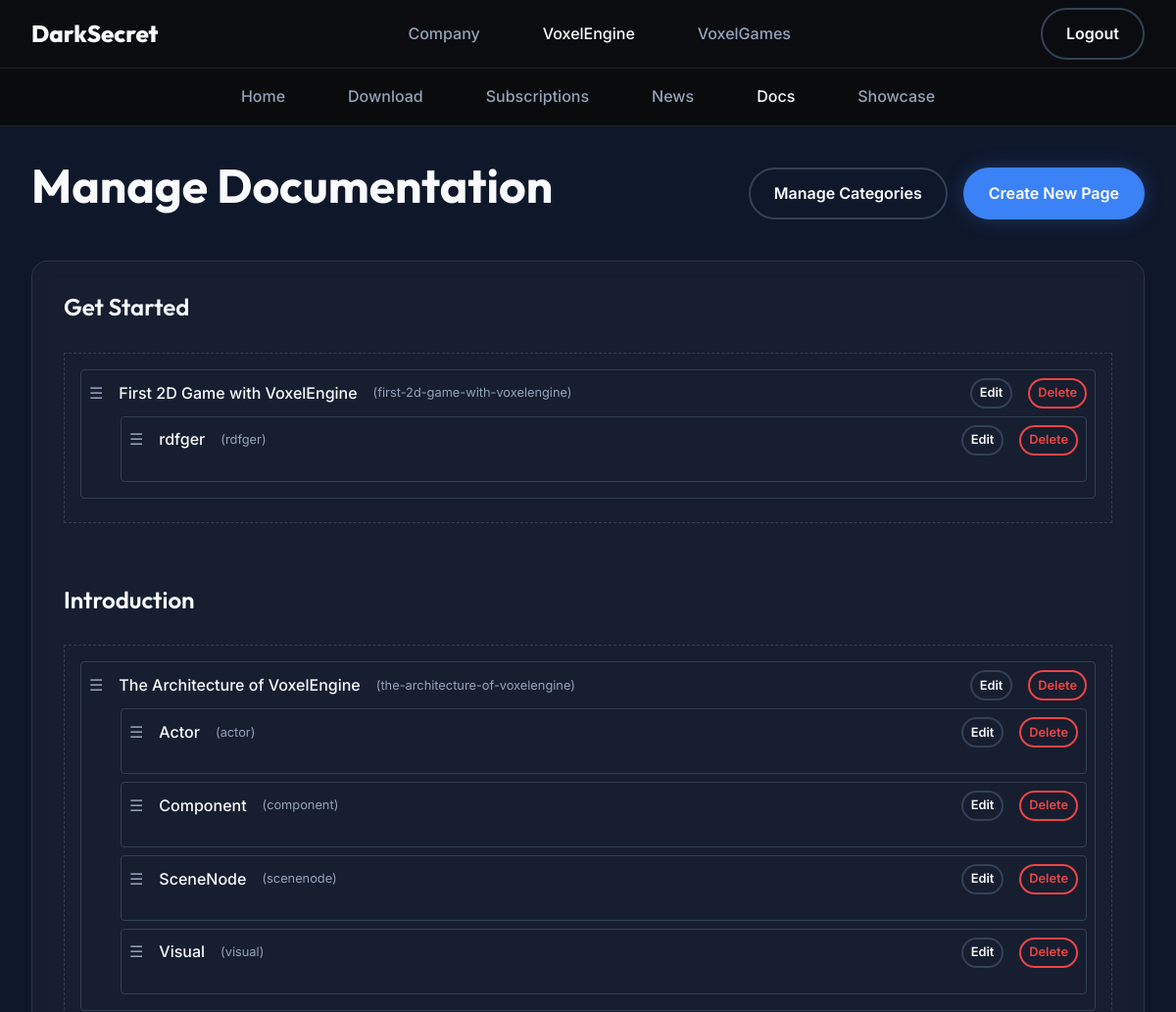
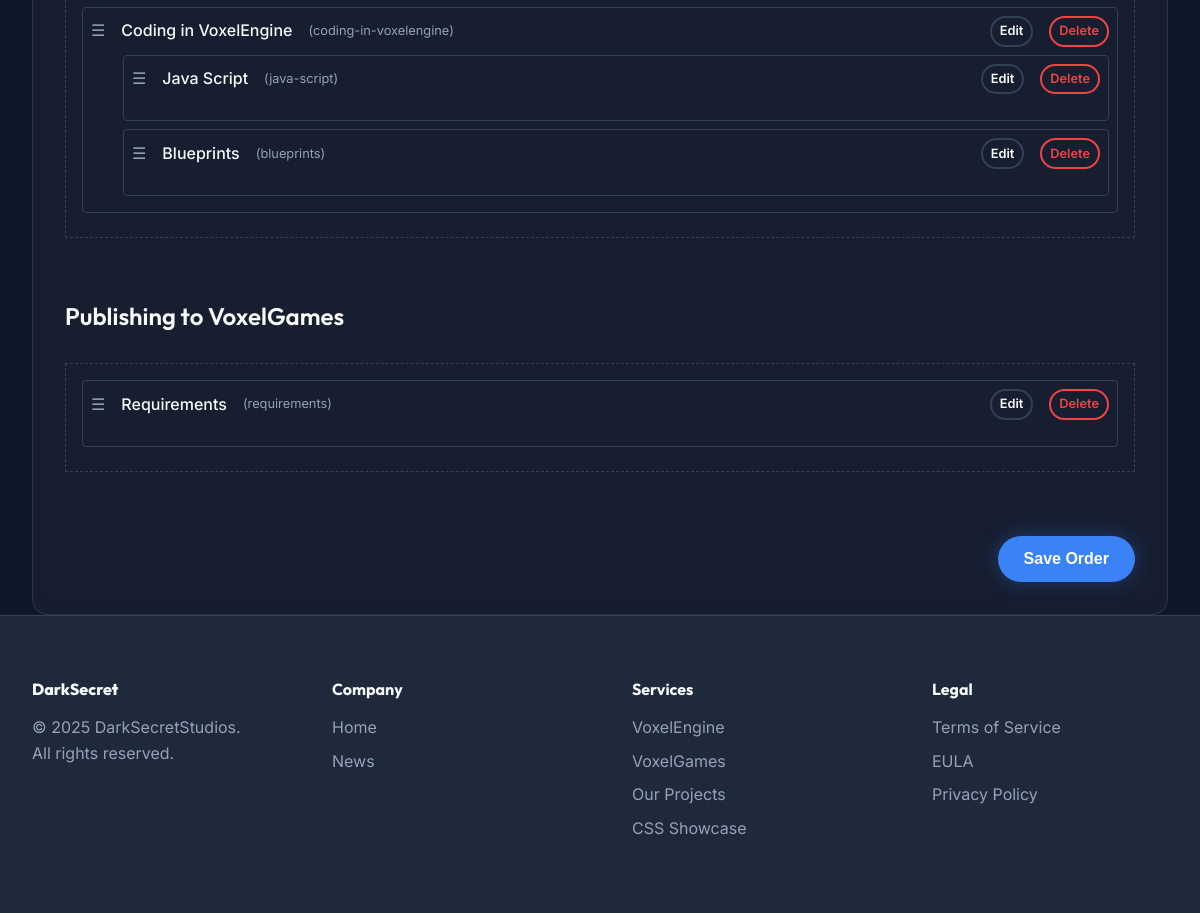
/voxelengine/docs/manage/ (signed in), run on the app's committed database (2 pictures, top to bottom).
### voxelengine/models.py (models this page shows, shortened)
class DocumentationCategory(models.Model):
    title = models.CharField(max_length=100)
    slug = models.SlugField(unique=True, blank=True)
    order = models.IntegerField(default=0)
    class Meta:
        verbose_name_plural = "Documentation Categories"
        ordering = ['order', 'title']

class DocumentationPage(models.Model):
    category = models.ForeignKey(DocumentationCategory, on_delete=models.CASCADE, related_name='pages')
    parent = models.ForeignKey('self', null=True, blank=True, related_name='children', on_delete=models.CASCADE)
    title = models.CharField(max_length=200)
    slug = models.SlugField(blank=True)
    content = models.TextField(help_text="HTML")
    order = models.IntegerField(default=0)
    created_at = models.DateTimeField(auto_now_add=True)
    updated_at = models.DateTimeField(auto_now=True)
    class Meta:
        ordering = ['category__order', 'order', 'title']
        unique_together = ('category', 'slug')

### voxelengine/views.py (the view)
# urls.py: path('docs/manage/', docs_manage_list, name='docs_manage_list'),
@user_passes_test(is_staff)
def docs_manage_list(request):
    pages = DocumentationPage.objects.all()
    return render(request, 'voxelengine/docs/manage_list.html', {'pages': pages})

### voxelengine/views.py (called while the page is built)
def is_staff(user):
    return user.is_staff

### voxelengine/templates/voxelengine/docs/manage_list.html (shortened to what this page needs)
{% extends 'voxelengine/veBase.html' %}
{% block voxelengine_content %}
<div class="container" style="padding-top: 2rem;">
    <div class="flex justify-between items-center mb-md">
        <h2>Manage Documentation</h2>
        <div class="flex gap-sm">
            <a href="{% url 'voxelengine:docs_manage_category_list' %}" class="btn btn-outline">Manage Categories</a>
            <a href="{% url 'voxelengine:docs_manage_create' %}" class="btn btn-primary">Create New Page</a>
        </div>
    </div>
    <div class="card">
        {% regroup pages|dictsort:"category.id" by category as category_list %}
        {% for category in category_list %}
        <div class="mb-lg">
            <h3 class="mb-md">{{ category.grouper.title }}</h3>
            <ul class="nested-sortable-list root-list" data-category="{{ category.grouper.id }}" style="min-height: 20px; border: 1px dashed var(--color-border); padding: 1rem;">
                {% for page in category.list %}
                    {% if not page.parent %}
                        {% include 'voxelengine/docs/_manage_list_item.html' with page=page %}
                    {% endif %}
                {% endfor %}
            </ul>
        </div>
        {% endfor %}
        <div class="mt-md text-right">
            <button id="save-order-btn" class="btn btn-primary">Save Order</button>
        </div>
    </div>
</div>
{% endblock %}

### voxelengine/templates/voxelengine/docs/_manage_list_item.html
<li class="nested-sortable-item" data-id="{{ page.id }}" style="margin-bottom: 0.5rem; background: var(--color-bg-secondary); border: 1px solid var(--color-border); border-radius: 4px; padding: 0.5rem;">
    <div class="flex justify-between items-center">
        <div class="flex items-center gap-sm">
            <span class="drag-handle" style="cursor: move; color: var(--color-text-muted);">☰</span>
            <span style="font-weight: 500;">{{ page.title }}</span>
            <span style="font-size: 0.8rem; color: var(--color-text-muted);">({{ page.slug }})</span>
        </div>
        <div class="flex gap-sm">
            <a href="{% url 'voxelengine:docs_manage_edit' page.pk %}" class="btn btn-sm btn-outline" style="padding: 0.2rem 0.5rem; font-size: 0.8rem;">Edit</a>
            <a href="{% url 'voxelengine:docs_manage_delete' page.pk %}" class="btn btn-sm btn-outline" style="padding: 0.2rem 0.5rem; font-size: 0.8rem; color: #ef4444; border-color: #ef4444;">Delete</a>
        </div>
    </div>
    <ul class="nested-sortable-list" style="min-height: 10px; padding-left: 2rem; margin-top: 0.5rem;">
        {% for child in page.children.all %}
            {% include 'voxelengine/docs/_manage_list_item.html' with page=child %}
        {% endfor %}
    </ul>
</li>

### static/style/base/_variables.css (style rules this page uses)
:root { --font-main: 'Inter', BlinkMacSystemFont, 'Segoe UI', Roboto, Oxygen, Ubuntu, Cantarell, 'Open Sans', 'Helvetica Neue', sans-serif; --font-display: 'Outfit', 'Inter', sans-serif; --space-xs: 0.5rem; --space-sm: 1rem; --space-md: 2rem; --space-lg: 4rem; --space-xl: 8rem; --radius-sm: 4px; --radius-md: 8px; --radius-lg: 16px; --radius-xl: 24px; --radius-full: 9999px; --transition-fast: 0.2s ease; --transition-normal: 0.3s cubic-bezier(0.4, 0, 0.2, 1); --transition-slow: 0.5s ease; --color-bg: #ffffff; --color-bg-alt: #f8f9fa; --color-text: #1a1a1a; --color-text-muted: #666666; --color-border: #e5e5e5; --color-primary: #000000; --color-primary-hover: #333333; --color-primary-text: #ffffff; --color-secondary: #f0f0f0; --color-secondary-hover: #e0e0e0; --color-secondary-text: #1a1a1a; --shadow-sm: 0 2px 4px rgba(0, 0, 0, 0.05); --shadow-md: 0 4px 12px rgba(0, 0, 0, 0.08); --shadow-lg: 0 12px 24px rgba(0, 0, 0, 0.12); --navbar-height: 70px; }
[data-theme="engine"] { --color-bg: #0f172a; --color-bg-alt: #1e293b; --color-text: #f8fafc; --color-text-muted: #94a3b8; --color-border: #334155; --color-primary: #3b82f6; --color-primary-hover: #2563eb; --color-primary-text: #ffffff; --color-secondary: rgba(255, 255, 255, 0.1); --color-secondary-hover: rgba(255, 255, 255, 0.15); --color-secondary-text: #ffffff; --shadow-neon: 0 0 20px rgba(59, 130, 246, 0.3); }

### static/style/layout/_layout.css (style rules this page uses)
.container { width: 100%; max-width: 1200px; margin: 0 auto; padding: 0 var(--space-md); }
.flex { display: flex; }

### static/style/utilities/_utilities.css (style rules this page uses)
.items-center { align-items: center; }
.justify-between { justify-content: space-between; }
.gap-sm { gap: var(--space-sm); }
.text-right { text-align: right; }
.mt-md { margin-top: var(--space-md); }
.mb-md { margin-bottom: var(--space-md); }

### static/style/components/_buttons.css (style rules this page uses)
.btn { display: inline-flex; align-items: center; justify-content: center; padding: 0.75rem 1.5rem; border-radius: var(--radius-full); font-weight: 600; font-size: 1rem; cursor: pointer; transition: var(--transition-normal); border: 2px solid transparent; white-space: nowrap; }
.btn-primary { background-color: var(--color-primary); color: var(--color-primary-text); box-shadow: var(--shadow-neon, none); }
.btn-outline { background-color: transparent; border-color: var(--color-border); color: var(--color-text); }

### static/style/components/_cards.css (style rules this page uses)
.card { background-color: var(--color-bg-alt); border-radius: var(--radius-lg); padding: var(--space-md); border: 1px solid var(--color-border); transition: var(--transition-normal); position: relative; overflow: hidden; }
[data-theme="gaming"] .card, [data-theme="engine"] .card { background: rgba(255, 255, 255, 0.03); backdrop-filter: blur(10px); border: 1px solid rgba(255, 255, 255, 0.1); }

### static/style/pages/_core.css (style rules this page uses)
.mb-lg { margin-bottom: 4rem; }

### data on the page
DocumentationCategory: grouper "Get Started", {{ category.grouper.id }} 2 (drawn)
DocumentationPage: title "First 2D Game with VoxelEngine", slug "first-2d-game-with-voxelengine"
DocumentationPage: title "rdfger", slug "rdfger"
DocumentationCategory: grouper "Introduction"
DocumentationPage: title "The Architecture of VoxelEngine", slug "the-architecture-of-voxelengine"
DocumentationPage: title "Actor", slug "actor"
DocumentationPage: title "Component", slug "component"
DocumentationPage: title "SceneNode", slug "scenenode"
DocumentationPage: title "Visual", slug "visual"
DocumentationPage: title "Coding in VoxelEngine", slug "coding-in-voxelengine"
DocumentationPage: title "Java Script", slug "java-script"
DocumentationPage: title "Blueprints", slug "blueprints"
DocumentationCategory: grouper "Publishing to VoxelGames"
DocumentationPage: title "Requirements", slug "requirements"
